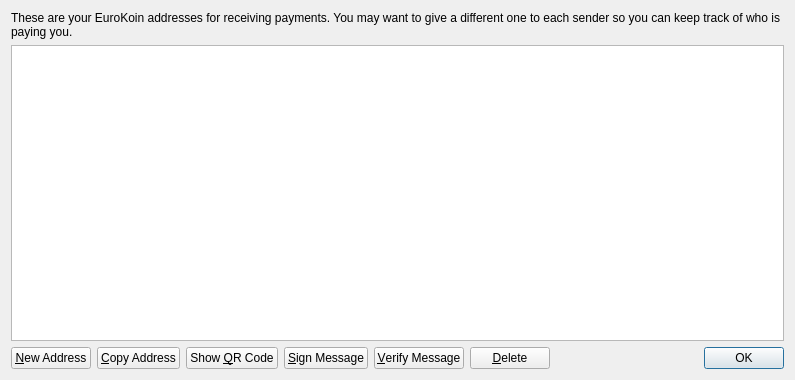
<?xml version="1.0" encoding="UTF-8"?>
<ui version="4.0">
 <class>AddressBookPage</class>
 <widget class="QWidget" name="AddressBookPage">
  <property name="geometry">
   <rect>
    <x>0</x>
    <y>0</y>
    <width>795</width>
    <height>380</height>
   </rect>
  </property>
  <property name="windowTitle">
   <string>Address Book</string>
  </property>
  <layout class="QVBoxLayout" name="verticalLayout">
   <item>
    <widget class="QLabel" name="labelExplanation">
     <property name="text">
      <string>These are your EuroKoin addresses for receiving payments. You may want to give a different one to each sender so you can keep track of who is paying you.</string>
     </property>
     <property name="textFormat">
      <enum>Qt::PlainText</enum>
     </property>
     <property name="wordWrap">
      <bool>true</bool>
     </property>
    </widget>
   </item>
   <item>
    <widget class="QTableView" name="tableView">
     <property name="contextMenuPolicy">
      <enum>Qt::CustomContextMenu</enum>
     </property>
     <property name="toolTip">
      <string>Double-click to edit address or label</string>
     </property>
     <property name="tabKeyNavigation">
      <bool>false</bool>
     </property>
     <property name="alternatingRowColors">
      <bool>true</bool>
     </property>
     <property name="selectionMode">
      <enum>QAbstractItemView::SingleSelection</enum>
     </property>
     <property name="selectionBehavior">
      <enum>QAbstractItemView::SelectRows</enum>
     </property>
     <property name="sortingEnabled">
      <bool>true</bool>
     </property>
     <attribute name="verticalHeaderVisible">
      <bool>false</bool>
     </attribute>
    </widget>
   </item>
   <item>
    <layout class="QHBoxLayout" name="horizontalLayout">
     <item>
      <widget class="QPushButton" name="newAddressButton">
       <property name="toolTip">
        <string>Create a new address</string>
       </property>
       <property name="text">
        <string>&amp;New Address</string>
       </property>
       <property name="icon">
        <iconset resource="../bitcoin.qrc">
         <normaloff>:/icons/add</normaloff>:/icons/add</iconset>
       </property>
      </widget>
     </item>
     <item>
      <widget class="QPushButton" name="copyToClipboard">
       <property name="toolTip">
        <string>Copy the currently selected address to the system clipboard</string>
       </property>
       <property name="text">
        <string>&amp;Copy Address</string>
       </property>
       <property name="icon">
        <iconset resource="../bitcoin.qrc">
         <normaloff>:/icons/editcopy</normaloff>:/icons/editcopy</iconset>
       </property>
      </widget>
     </item>
     <item>
      <widget class="QPushButton" name="showQRCode">
       <property name="text">
        <string>Show &amp;QR Code</string>
       </property>
       <property name="icon">
        <iconset resource="../bitcoin.qrc">
         <normaloff>:/icons/qrcode</normaloff>:/icons/qrcode</iconset>
       </property>
      </widget>
     </item>
     <item>
      <widget class="QPushButton" name="signMessage">
       <property name="toolTip">
        <string>Sign a message to prove you own a Bitcoin address</string>
       </property>
       <property name="text">
        <string>&amp;Sign Message</string>
       </property>
       <property name="icon">
        <iconset resource="../bitcoin.qrc">
         <normaloff>:/icons/edit</normaloff>:/icons/edit</iconset>
       </property>
      </widget>
     </item>
     <item>
      <widget class="QPushButton" name="verifyMessage">
       <property name="toolTip">
        <string>Verify a message to ensure it was signed with a specified Bitcoin address</string>
       </property>
       <property name="text">
        <string>&amp;Verify Message</string>
       </property>
       <property name="icon">
        <iconset resource="../bitcoin.qrc">
         <normaloff>:/icons/transaction_0</normaloff>:/icons/transaction_0</iconset>
       </property>
      </widget>
     </item>
     <item>
      <widget class="QPushButton" name="deleteButton">
       <property name="toolTip">
        <string>Delete the currently selected address from the list. Only sending addresses can be deleted.</string>
       </property>
       <property name="text">
        <string>&amp;Delete</string>
       </property>
       <property name="icon">
        <iconset resource="../bitcoin.qrc">
         <normaloff>:/icons/remove</normaloff>:/icons/remove</iconset>
       </property>
      </widget>
     </item>
     <item>
      <spacer name="horizontalSpacer">
       <property name="orientation">
        <enum>Qt::Horizontal</enum>
       </property>
       <property name="sizeHint" stdset="0">
        <size>
         <width>40</width>
         <height>20</height>
        </size>
       </property>
      </spacer>
     </item>
     <item>
      <widget class="QDialogButtonBox" name="buttonBox">
       <property name="sizePolicy">
        <sizepolicy hsizetype="Maximum" vsizetype="Fixed">
         <horstretch>0</horstretch>
         <verstretch>0</verstretch>
        </sizepolicy>
       </property>
       <property name="standardButtons">
        <set>QDialogButtonBox::Ok</set>
       </property>
      </widget>
     </item>
    </layout>
   </item>
  </layout>
 </widget>
 <resources>
  <include location="../bitcoin.qrc"/>
 </resources>
 <connections/>
</ui>
